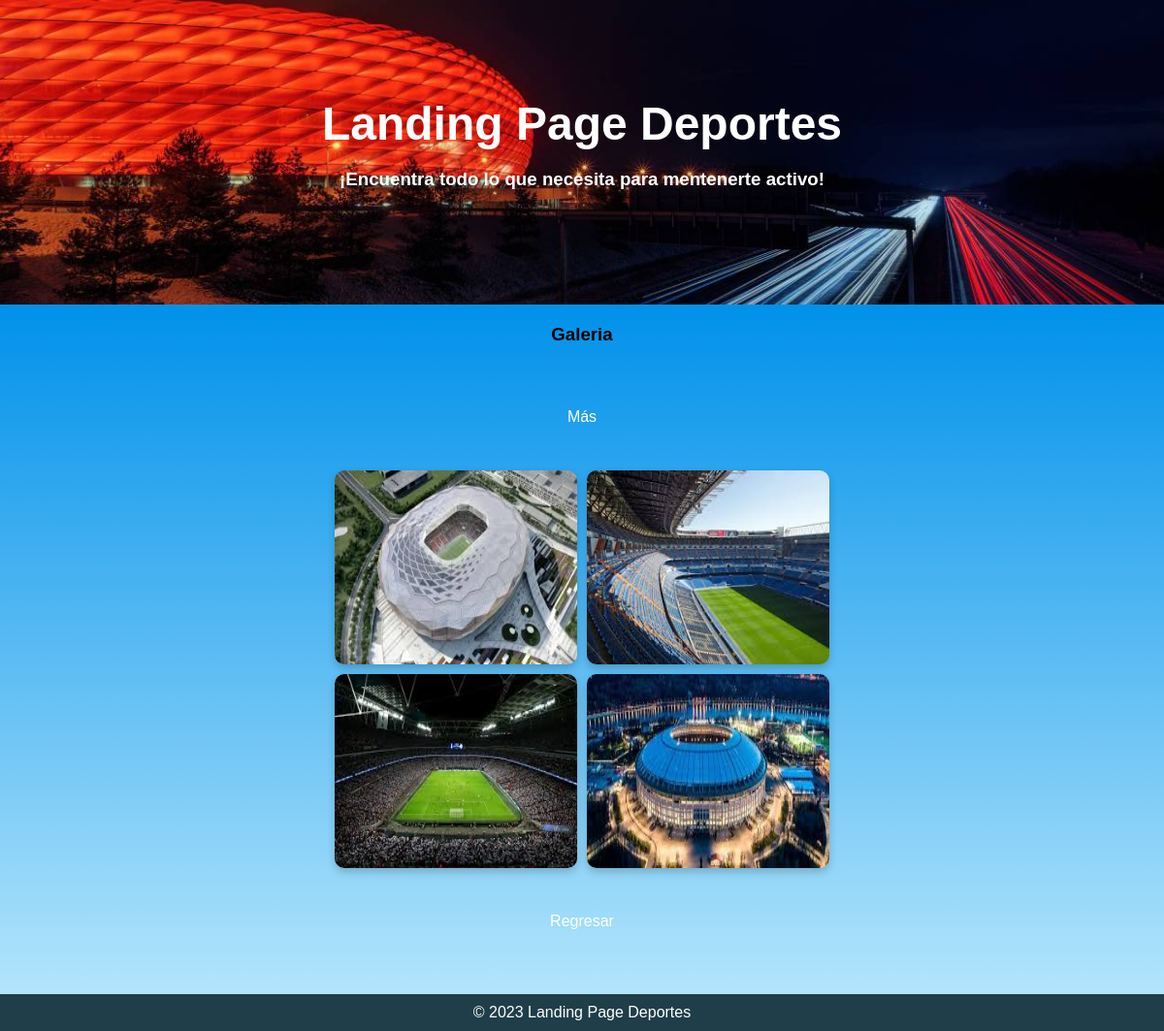
The page /home/producto/ on the database as committed earlier.
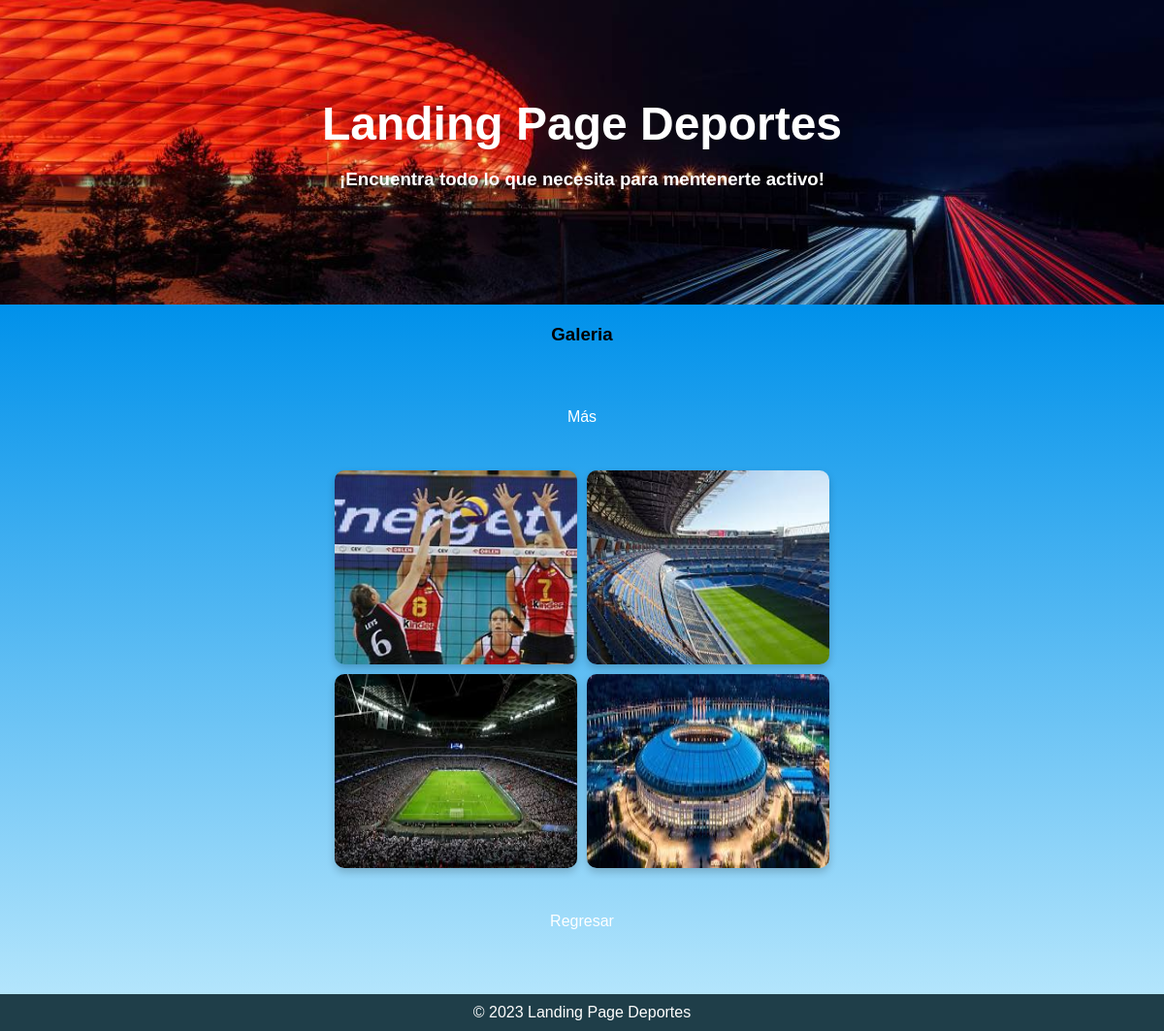
The same page on the database as committed later.
### Deportes/models.py (models this page shows, shortened)
class Mensaje(models.Model):
    fondo = models.ImageField(upload_to='imagenes',null=True,blank=True ,default='/Deportes/media/encabesado.jpeg')
    msj = models.CharField(max_length=200 , default="Landing Page Deportes")
    subtitulo = models.CharField(max_length=200 , default="¡Encuentra todo lo que necesita para mentenerte")

class Producto(models.Model):
    imagen1 = models.ImageField(upload_to='imagenes',null=True,blank=True, default='/Deportes/media/estadio1.jpeg')
    imagen2 = models.ImageField(upload_to='imagenes',null=True,blank=True ,default='/Deportes/media/estadio2.jpeg')
    imagen3 = models.ImageField(upload_to='imagenes',null=True,blank=True ,default='/Deportes/media/estadio3.jpeg')
    imagen4 = models.ImageField(upload_to='imagenes',null=True,blank=True, default='/Deportes/media/estadio4.jpeg')
    nombre = models.CharField(max_length=200)

### Deportes/views.py (the view)
# urls.py: path('producto/', views.galeriaFotos2, name='galeriaFotos'),
def galeriaFotos2(request):
    mensaje = Mensaje.objects.first()
    productos = Producto.objects.all()
    datos ={
        'titulo': mensaje.msj if mensaje else "Landing Page Deportes",
        'subtitulo': mensaje.subtitulo if mensaje else "¡Encuentra todo lo que necesita para mentenerte",
        'Producto': productos
    }
    return render(request, 'galeriaFotos.html', datos)

### Deportes/templates/galeriaFotos.html (shortened to what this page needs)
<!DOCTYPE html>
<html lang="en">
<head>
  <link rel="stylesheet" href="https://cdnjs.cloudflare.com/ajax/libs/font-awesome/6.0.0-beta3/css/all.min.css" />
</head>
<body>
  <div class="header">
      <h1>{{ titulo }}</h1>
      <h3>{{ subtitulo }}</h3>
  </div>
  <div class="content">
      {% for item in Producto %}
      <h3>{{ item.nombre }}</h3>
      <p><a href="{% url 'DetalleEstadios' %}" class="btn">Más</a></p>
      <div class="imagenes">
          <img src="{{ item.imagen1.url }}" alt="">
          <img src="{{ item.imagen2.url }}" alt="">
          <img src="{{ item.imagen3.url }}" alt="">
          <img src="{{ item.imagen4.url }}" alt="">
      </div>
      {% endfor %}
      <p><a href="{% url 'tienda_deportes' %}" class="btn">Regresar</a></p>
  </div>
  <footer>© 2023 Landing Page Deportes</footer>
</body>
</html>

### Deportes/templates/galeriaFotos.html (style rules this page uses)
body { font-family: Arial, sans-serif; margin: 0; padding: 0; text-align: center; display: flex; flex-direction: column; align-items: center; }
.header { color: white; padding: 100px 20px; background-image: url('/Deportes/media/encabesado.jpeg'); background-size: cover; background-position: center; width: 100%; }
.header h1 { color: white; margin: 0; font-size: 3em; }
.content { padding: 20px; width: 100%; background: linear-gradient(to bottom, #0091EA, #B3E5FC); display: flex; flex-direction: column; align-items: center; box-sizing: border-box; }
.content h3 { margin-top: 0; }
.imagenes { display: grid; grid-template-columns: repeat(2, 1fr); grid-template-rows: repeat(2, auto); gap: 10px; justify-content: center; }
.imagenes img { width: 250px; height: 200px; border-radius: 10px; box-shadow: 0 4px 8px rgba(0, 0, 0, 0.2); }
footer { padding: 10px; color: white; background-color: #1F3E49; width: 100%; text-align: center; }
.btn { display: inline-block; margin: 20px 10px; padding: 10px 20px; font-size: 1em; color: #fff; border: none; border-radius: 5px; text-decoration: none; cursor: pointer; }

Rows that differ between the two databases and show on the page:
changed Producto "Galeria": imagen1: a different picture
